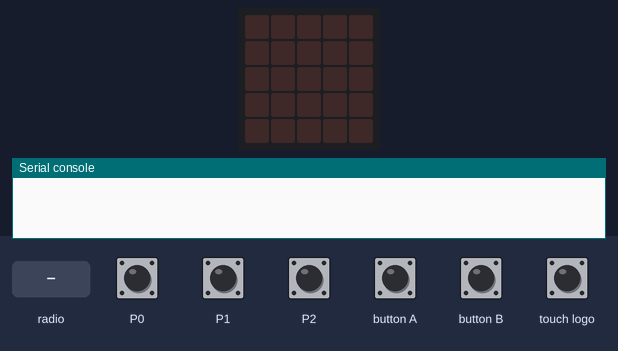
This program was run on a simulated BBC micro:bit (MakeCode). Parts: the board's 5×5 LED display, the last lines printed to the serial console. The inputs (shaded band) are chosen by the test bench. No radio messages arrive unless stated (any console line starting 'radio sent:' is added by the test bench).

Above: at 1.2 s.
1.3 s: touch logo pressed for 0.15 s
At 1.7 s:
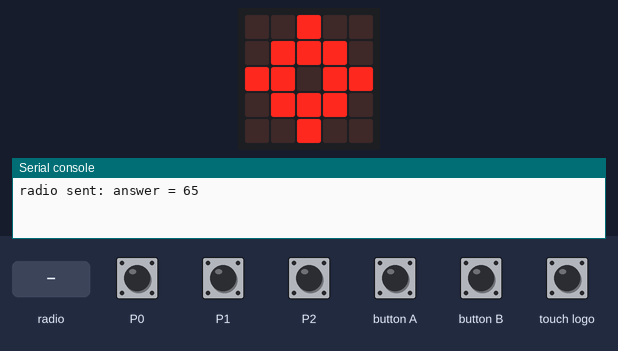
2.9 s: radio message "0" arrives
At 3.9 s:
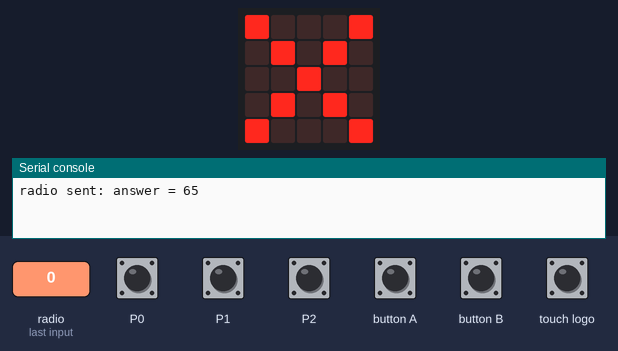
4.4 s: radio message "1" arrives
At 5.1 s:
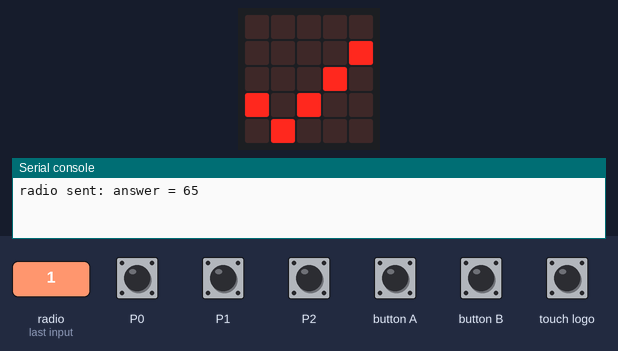
Timing chart, 0 to 7.4 s (numbered marks = the images above; inputs shaded):
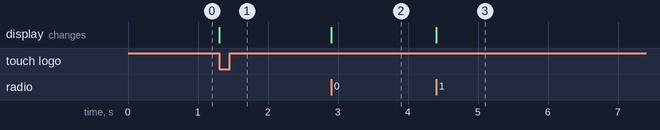

The program:

main.ts
```typescript
// klient, základ posilání
radio.setGroup(15)
radio.setTransmitSerialNumber(true)
let odpoved = 65
let cekat = false
// mensi ochrana proti spamování
forever(function on_forever() {

    if (cekat == false) {
        if (input.buttonIsPressed(Button.A)) {
            odpoved = 65
            basic.showString("A")
        }

        if (input.buttonIsPressed(Button.B)) {
            odpoved = 66
            basic.showString("B")
        }

        if (input.pinIsPressed(TouchPin.P0)) {
            odpoved = 67
            basic.showString("C")
        }

        if (input.pinIsPressed(TouchPin.P1)) {
            odpoved = 68
            basic.showString("D")
        }

        if (input.pinIsPressed(TouchPin.P2)) {
            odpoved = 69
            basic.showString("E")
        }

        if (input.logoIsPressed()) {
            radio.sendValue("answer", odpoved)
            cekat = true
            basic.showIcon(IconNames.Target)
        }

    } else {

    }

})
// existuje zde další možnost a to odpoved zkonvertovat na text. Bylo by to lépe přizpůsobené pro menší změny
radio.onReceivedValue(function on_received_value(name: string, value: number) {

    if (name == "prijat" && value == control.deviceSerialNumber()) {
        basic.showIcon(IconNames.Happy)
        cekat = false
    }

})
radio.onReceivedNumber(function on_received_number(receivedNumber: number) {
    if (receivedNumber == 0) {
        basic.showIcon(IconNames.No)
    }

    if (receivedNumber == 1) {
        basic.showIcon(IconNames.Yes)
    }

})
```

test.ts
```typescript
// Tady jsou testy. Při použití tohoto balíčku jako rozšíření nebude zkompilováno.
```

Measured:
- after the input at 1.3 s, the display: changes at once (image 1)
- after the input at 2.9 s, the display: changes at once (image 2)
- after the input at 4.4 s, the display: changes at once (image 3)
